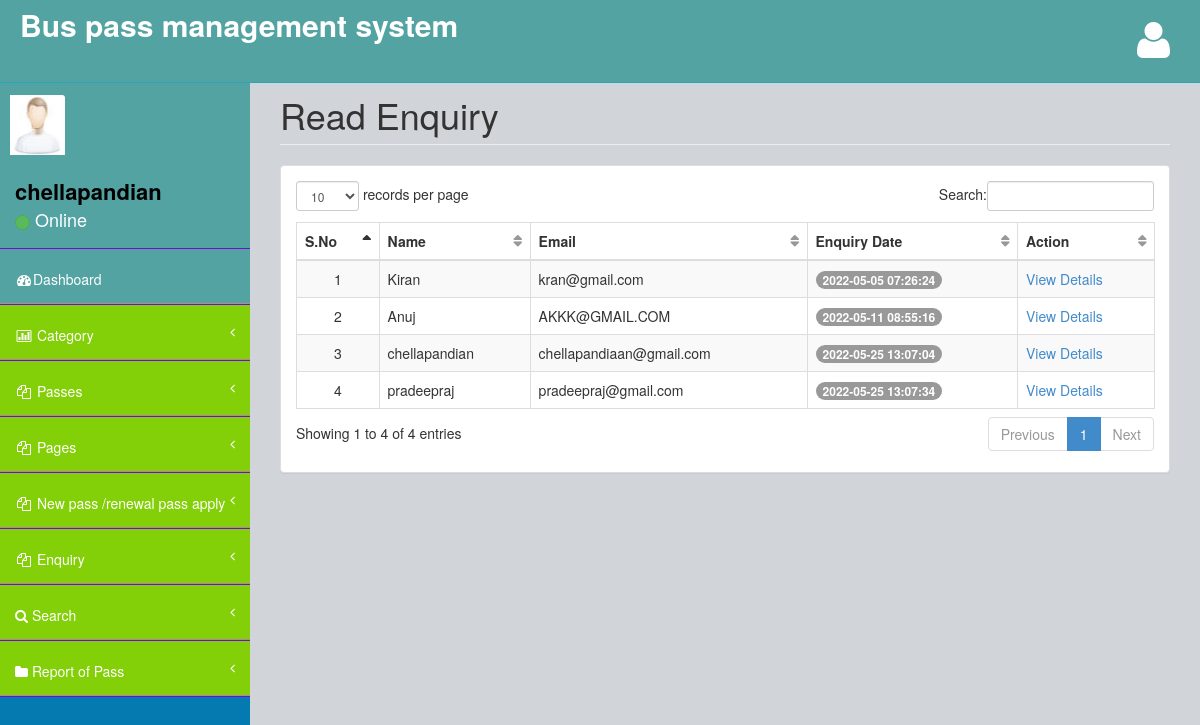
Page /admin/readenq.php (signed in) on the committed database.
### tables this page shows
CREATE TABLE `tblcontact` (
  `ID` int(10) NOT NULL,
  `Name` varchar(200) DEFAULT NULL,
  `Email` varchar(200) DEFAULT NULL,
  `Message` mediumtext DEFAULT NULL,
  `EnquiryDate` timestamp NOT NULL DEFAULT current_timestamp(),
  `IsRead` int(5) DEFAULT NULL
);

### admin/readenq.php (the view, shortened to what this page needs)
<?php
include('includes/dbconnection.php');
if (strlen($_SESSION['bpmsaid']==0)) {
  header('location:logout.php');
  } else{
  ?>
<!DOCTYPE html>
<html>
<head>
    <link href="assets/plugins/bootstrap/bootstrap.css" rel="stylesheet" />
    <link href="assets/font-awesome/css/font-awesome.css" rel="stylesheet" />
    <link href="assets/plugins/pace/pace-theme-big-counter.css" rel="stylesheet" />
  <link href="assets/css/style.css" rel="stylesheet" />
      <link href="assets/css/main-style.css" rel="stylesheet" />
    <link href="assets/plugins/dataTables/dataTables.bootstrap.css" rel="stylesheet" />
</head>
<body>
    <div id="wrapper">
       <?php include_once('includes/header.php');?>
        <?php include_once('includes/sidebar.php');?>
        <div id="page-wrapper">
            <div class="row">
                <div class="col-lg-12">
                    <h1 class="page-header">Read Enquiry</h1>
                </div>
            </div>
            <div class="row">
                <div class="col-lg-12">
                    <div class="panel panel-default">
                        <div class="panel-body">
                            <div class="table-responsive">
                                <table class="table table-striped table-bordered table-hover" id="dataTables-example">
                                    <thead>
                                       <tr>
                   <th>S.No</th>
                   <th>Name</th>
                    <th>Email</th>
                    <th>Enquiry Date</th>
                     <th>Action</th>
                  </tr>
                                    </thead>
                                    <tbody>
                                         <?php
$sql="SELECT * from tblcontact where IsRead='1'";
$query = $dbh -> prepare($sql);
$query->execute();
$results=$query->fetchAll(PDO::FETCH_OBJ);
$cnt=1;
if($query->rowCount() > 0)
{
foreach($results as $row)
{               ?>
                                       <tr>
                     <td class="text-center"><?php echo htmlentities($cnt);?></td>
                                        <td><?php  echo htmlentities($row->Name);?></td>
                                        <td><?php  echo htmlentities($row->Email);?></td>
                                        <td>
                                            <span class="badge badge-primary"><?php  echo htmlentities($row->EnquiryDate);?></span>
                                        </td>
                                         <td><a href="view-enquiry.php?viewid=<?php echo htmlentities ($row->ID);?>">View Details</a></td>
                  </tr>
               <?php $cnt=$cnt+1;}} ?>
                                    </tbody>
                                </table>
                            </div>
                        </div>
                    </div>
                </div>
            </div>
        </div>
    </div>
</body>
</html>
<?php }  ?>

### admin/includes/sidebar.php (shortened to what this page needs)
<?php
include('includes/dbconnection.php');
?>
        <nav class="navbar-default navbar-static-side" role="navigation">
            <div class="sidebar-collapse">
                <ul class="nav" id="side-menu">
                    <li>
                        <div class="user-section">
                            <div class="user-section-inner">
                                <img src="assets/img/user.jpg" alt="">
                            </div>
                            <div class="user-info">
                                <?php
$aid=$_SESSION['bpmsaid'];
$sql="SELECT AdminName from  tbladmin where ID=:aid";
$query = $dbh -> prepare($sql);
$query->bindParam(':aid',$aid,PDO::PARAM_STR);
$query->execute();
$results=$query->fetchAll(PDO::FETCH_OBJ);
$cnt=1;
if($query->rowCount() > 0)
{
foreach($results as $row)
{               ?>
                                <div><strong><?php  echo $row->AdminName;?></strong></div>
                                <div class="user-text-online">
                                    <span class="user-circle-online btn btn-success btn-circle "></span>&nbsp;Online
                                </div>
                            </div>
                            <?php $cnt=$cnt+1;}} ?>
                        </div>
                    </li>
                    <li class="selected">
                        <a href="dashboard.php"><i class="fa fa-dashboard fa-fw"></i>Dashboard</a>
                    </li>
                    <li>
                        <a href="#"><i class="fa fa-bar-chart-o fa-fw"></i> Category<span class="fa arrow"></span></a>
                    </li>
                    <li>
                        <a href="#"><i class="fa fa-files-o fa-fw"></i> Passes<span class="fa arrow"></span></a>
                    </li>
                    <li>
                        <a href="#"><i class="fa fa-files-o fa-fw"></i> Pages<span class="fa arrow"></span></a>
                            <li>
                        <a href="#"><i class="fa fa-files-o fa-fw"></i> New pass /renewal pass apply<span class="fa arrow"></span></a>
                    </li>
                    <li>
                        <a href="#"><i class="fa fa-files-o fa-fw"></i> Enquiry<span class="fa arrow"></span></a>
                    </li>
                    <li>
                        <a href="search-pass.php"><i class="fa fa-search"></i>  Search<span class="fa arrow"></span></a>
                        </li>
                        <li>
                        <a href="pass-bwdates-report.php"><i class="fa fa-folder"></i>  Report of Pass<span class="fa arrow"></span></a>
                        </li>
                </ul>
            </div>
        </nav>

### admin/assets/css/style.css (style rules this page uses)
body { background-color: #f8f8f8; }
#wrapper { width: 100%; margin-top: 55px!important; background-color:#047ab1; }
#page-wrapper { padding: 0 15px; min-height: 568px; background-color:rgb(209, 212, 216); }
.navbar-static-side ul li { border-bottom:1px solid #740ad6 !important; }
.arrow { float: right; }
.fa.arrow:before { content: "\f104"; }
@media (min-width:768px) { .navbar-static-side { z-index: 1; position: absolute; width: 250px; } }
table.dataTable thead .sorting, table.dataTable thead .sorting_asc:after, table.dataTable thead .sorting_desc, table.dataTable thead .sorting_asc_disabled, table.dataTable thead .sorting_desc_disabled { background: transparent; }
table.dataTable thead .sorting_asc:after { content: "\f0de"; float: right; font-family: fontawesome; }
table.dataTable thead .sorting:after { content: "\f0dc"; float: right; font-family: fontawesome; color: rgba(50,50,50,.5); }
.btn-circle { width: 30px; height: 30px; padding: 6px 0; border-radius: 15px; text-align: center; font-size: 12px; line-height: 1.428571429; }

### admin/assets/css/main-style.css (style rules this page uses)
.user-section-inner { height: 65px; width: 65px; -moz-border-radius: 3px; -webkit-border-radius: 3px; border-radius: 3px; overflow: hidden; display: inline-block; float: left; margin-right: 15px; margin-top: 20px; }
.user-section-inner img { margin-left:10px; width:55px; height:60px; }
.user-info { display: block; color:#000!important; display: inline-block; padding: 15px; margin-bottom: 0px }
.user-text-online { font-size:18px; color:#fff }
.user-circle-online { width: 15px!important; height: 15px!important; }
.nav > li > a { padding: 20px 15px; }
#side-menu { background-color:#83cf08; }
#side-menu a { color:#fff; border-bottom: 1px solid #b8849c !important; height: 55px; }
.selected { background-color:rgb(83, 163, 163); }
.navbar-default { border-color: #27A6BE; }
@media (min-width:768px) { #page-wrapper { position: inherit; margin: 0 0 0 250px; padding: 0 30px; min-height: 1000px; } }

### rows in the picture
tblcontact: Name "Kiran", Email "kran@gmail.com", EnquiryDate "2022-05-05 07:26:24"
tblcontact: Name "Anuj", Email "AKKK@GMAIL.COM", EnquiryDate "2022-05-11 08:55:16"
tblcontact: Name "chellapandian", Email "chellapandiaan@gmail.com", EnquiryDate "2022-05-25 13:07:04"
tblcontact: Name "pradeepraj", Email "pradeepraj@gmail.com", EnquiryDate "2022-05-25 13:07:34"

### other values in the picture
$row->AdminName "chellapandian"
